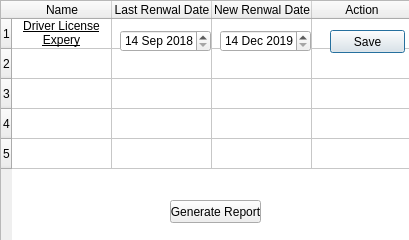
<?xml version="1.0" encoding="UTF-8"?>
<ui version="4.0">
 <class>Dialog</class>
 <widget class="QDialog" name="Dialog">
  <property name="geometry">
   <rect>
    <x>0</x>
    <y>0</y>
    <width>409</width>
    <height>240</height>
   </rect>
  </property>
  <property name="windowTitle">
   <string>Dialog</string>
  </property>
  <widget class="QTableWidget" name="tableWidget">
   <property name="geometry">
    <rect>
     <x>0</x>
     <y>0</y>
     <width>411</width>
     <height>341</height>
    </rect>
   </property>
   <row>
    <property name="text">
     <string>1</string>
    </property>
   </row>
   <row>
    <property name="text">
     <string>2</string>
    </property>
   </row>
   <row>
    <property name="text">
     <string>3</string>
    </property>
   </row>
   <row>
    <property name="text">
     <string>4</string>
    </property>
   </row>
   <row>
    <property name="text">
     <string>5</string>
    </property>
   </row>
   <column>
    <property name="text">
     <string>Name</string>
    </property>
   </column>
   <column>
    <property name="text">
     <string>Last Renwal Date</string>
    </property>
   </column>
   <column>
    <property name="text">
     <string>New Renwal Date</string>
    </property>
   </column>
   <column>
    <property name="text">
     <string>Action</string>
    </property>
   </column>
   <item row="0" column="0">
    <property name="text">
     <string>Driver License Expery</string>
    </property>
    <property name="font">
     <font>
      <underline>true</underline>
     </font>
    </property>
    <property name="textAlignment">
     <set>AlignCenter</set>
    </property>
    <property name="background">
     <brush brushstyle="NoBrush">
      <color alpha="255">
       <red>255</red>
       <green>0</green>
       <blue>0</blue>
      </color>
     </brush>
    </property>
    <property name="foreground">
     <brush brushstyle="NoBrush">
      <color alpha="255">
       <red>255</red>
       <green>0</green>
       <blue>0</blue>
      </color>
     </brush>
    </property>
   </item>
  </widget>
  <widget class="QDateEdit" name="dateEdit">
   <property name="geometry">
    <rect>
     <x>120</x>
     <y>30</y>
     <width>91</width>
     <height>22</height>
    </rect>
   </property>
   <property name="minimumDate">
    <date>
     <year>2018</year>
     <month>9</month>
     <day>14</day>
    </date>
   </property>
  </widget>
  <widget class="QDateEdit" name="dateEdit_2">
   <property name="geometry">
    <rect>
     <x>220</x>
     <y>30</y>
     <width>91</width>
     <height>22</height>
    </rect>
   </property>
   <property name="minimumDate">
    <date>
     <year>2019</year>
     <month>12</month>
     <day>14</day>
    </date>
   </property>
  </widget>
  <widget class="QPushButton" name="pushButton">
   <property name="geometry">
    <rect>
     <x>330</x>
     <y>30</y>
     <width>75</width>
     <height>23</height>
    </rect>
   </property>
   <property name="text">
    <string>Save</string>
   </property>
  </widget>
  <widget class="QPushButton" name="GenerateReport_PushButton">
   <property name="geometry">
    <rect>
     <x>170</x>
     <y>200</y>
     <width>91</width>
     <height>23</height>
    </rect>
   </property>
   <property name="text">
    <string>Generate Report</string>
   </property>
  </widget>
 </widget>
 <resources/>
 <connections/>
</ui>
